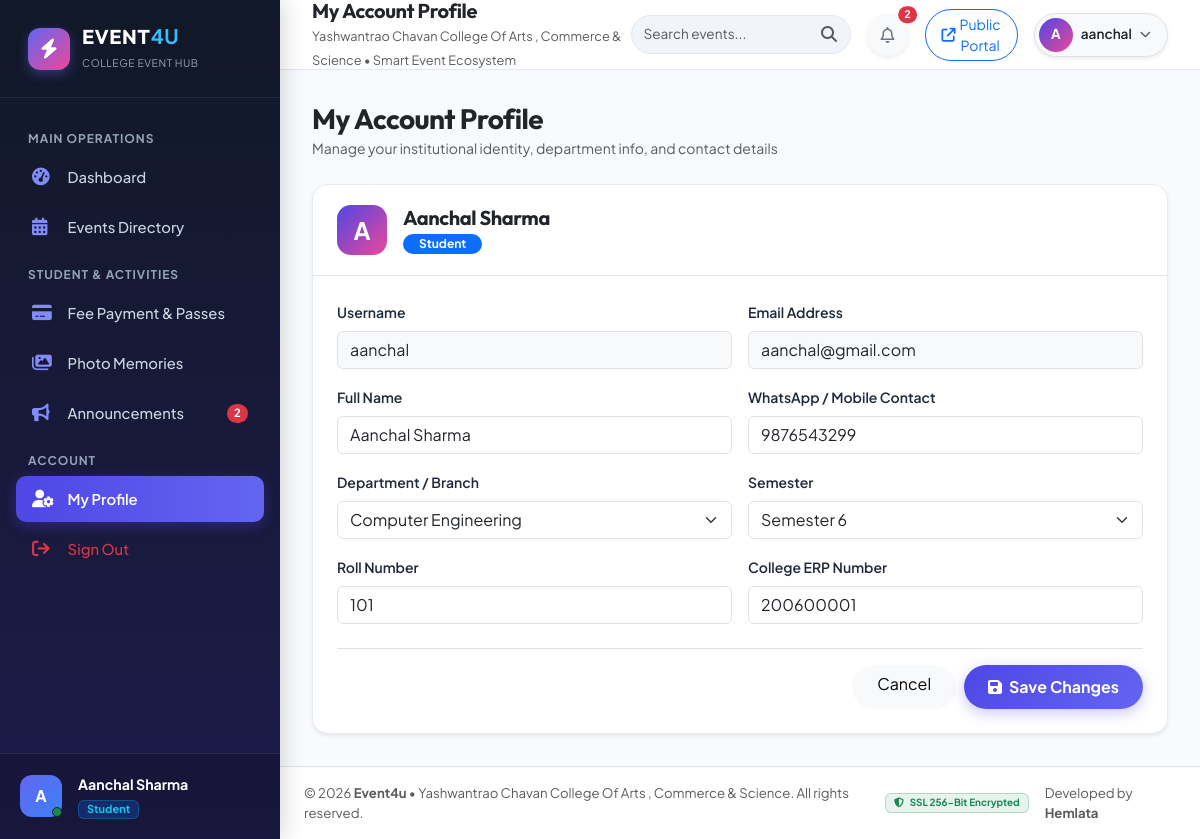
Screenshot of /profile/ (signed in) with the database file from the repository.
### event4u_app/models.py (models this page shows, shortened)
class UserProfile(models.Model):
    user = models.OneToOneField(User, on_delete=models.CASCADE, related_name='profile')
    role = models.CharField(max_length=30, choices=ROLES, default='STUDENT')
    fullName = models.CharField(max_length=100, blank=True, null=True)
    branch = models.CharField(max_length=50, choices=BRANCH, default='Computer')
    semester = models.CharField(max_length=10, choices=SEMESTER, default='1')
    rollNumber = models.PositiveIntegerField(null=True, blank=True)
    erp = models.PositiveBigIntegerField(null=True, blank=True)
    phone = models.CharField(max_length=15, blank=True, null=True)
    avatar = models.ImageField(upload_to='avatars', null=True, blank=True)
    createdAt = models.DateTimeField(auto_now_add=True)
    updatedAt = models.DateTimeField(auto_now=True)
    @property
    def display_name(self):
        if self.fullName:
            return self.fullName
        return self.user.get_full_name() or self.user.username

### event4u_app/views.py (the view)
# urls.py: path('profile/', views.profile, name='profile'),
@login_required(login_url='login')
def profile(request):
    user_profile, created = UserProfile.objects.get_or_create(
        user=request.user,
        defaults={
            'role': 'STUDENT',
            'fullName': request.user.get_full_name() or request.user.username,
            'branch': 'Computer',
            'semester': '6',
        }
    )
    if request.method == 'POST':
        form = UserProfileUpdateForm(request.POST, request.FILES, instance=user_profile)
        if form.is_valid():
            form.save()
            messages.success(request, "Your profile details have been updated successfully!")
            return redirect('profile')
    else:
        form = UserProfileUpdateForm(instance=user_profile)
    context = {
        'profile': user_profile,
        'form': form,
        'role_title': 'My Account Profile'
    }
    return render(request, 'event4u/profile.html', context)

### event4u_app/forms.py
class UserProfileUpdateForm(forms.ModelForm):
    class Meta:
        model = UserProfile
        fields = ['fullName', 'branch', 'semester', 'rollNumber', 'erp', 'phone', 'avatar']
        widgets = {
            'fullName': forms.TextInput(attrs={'class': 'form-control'}),
            'branch': forms.Select(attrs={'class': 'form-select'}),
            'semester': forms.Select(attrs={'class': 'form-select'}),
            'rollNumber': forms.NumberInput(attrs={'class': 'form-control'}),
            'erp': forms.NumberInput(attrs={'class': 'form-control'}),
            'phone': forms.TextInput(attrs={'class': 'form-control'}),
            'avatar': forms.FileInput(attrs={'class': 'form-control'}),
        }

### event4u_app/templates/event4u/profile.html (shortened to what this page needs)
{% extends 'base/base.html' %}
{% block content %}
<div class="container-fluid p-0" style="max-width: 900px;">
  <div class="d-flex justify-content-between align-items-center mb-4">
    <div>
      <h3 class="m-0 fw-bold brand-font text-dark">My Account Profile</h3>
      <small class="text-muted">Manage your institutional identity, department info, and contact details</small>
    </div>
  </div>
  <div class="card-modern shadow-sm">
    <div class="card-modern-header">
      <div class="d-flex align-items-center gap-3">
        <div style="width: 50px; height: 50px; border-radius: 14px; background: linear-gradient(135deg, #4f46e5, #ec4899); display: flex; align-items: center; justify-content: center; color: white; font-weight: bold; font-size: 1.5rem;">
          {{ user.username|make_list|first|upper }}
        </div>
        <div>
          <h5 class="m-0 fw-bold text-dark">{{ profile.display_name }}</h5>
          <span class="badge bg-primary rounded-pill px-3 py-1 mt-1">{{ user_role|title }}</span>
        </div>
      </div>
    </div>
    <div class="card-modern-body p-4">
      <form method="POST" action="{% url 'profile' %}" enctype="multipart/form-data">
        <div class="row g-3 mb-3">
          <div class="col-md-6">
            <label class="form-label small fw-semibold">Username</label>
            <input type="text" class="form-control bg-light" value="{{ user.username }}" readonly>
          </div>
          <div class="col-md-6">
            <label class="form-label small fw-semibold">Email Address</label>
            <input type="text" class="form-control bg-light" value="{{ user.email }}" readonly>
          </div>
        </div>
        <div class="row g-3 mb-3">
          <div class="col-md-6">
            <label class="form-label small fw-semibold">Full Name</label>
            {{ form.fullName }}
          </div>
          <div class="col-md-6">
            <label class="form-label small fw-semibold">WhatsApp / Mobile Contact</label>
            {{ form.phone }}
          </div>
        </div>
        <div class="row g-3 mb-3">
          <div class="col-md-6">
            <label class="form-label small fw-semibold">Department / Branch</label>
            {{ form.branch }}
          </div>
          <div class="col-md-6">
            <label class="form-label small fw-semibold">Semester</label>
            {{ form.semester }}
          </div>
        </div>
        <div class="row g-3 mb-4">
          <div class="col-md-6">
            <label class="form-label small fw-semibold">Roll Number</label>
            {{ form.rollNumber }}
          </div>
          <div class="col-md-6">
            <label class="form-label small fw-semibold">College ERP Number</label>
            {{ form.erp }}
          </div>
        </div>
        <div class="d-flex justify-content-end gap-2 pt-3 border-top">
          <a href="{% url 'dashboard' %}" class="btn btn-light rounded-pill px-4">Cancel</a>
          <button type="submit" class="btn btn-gradient rounded-pill px-4 fw-bold">
            <i class="fa-solid fa-floppy-disk me-1"></i> Save Changes
          </button>
        </div>
      </form>
    </div>
  </div>
</div>
{% endblock %}

### event4u_app/templates/base/sidebar.html (shortened to what this page needs)
{% load static %}
<aside class="app-sidebar">
  <a href="{% url 'home' %}" class="sidebar-brand">
    <div class="brand-badge">
      <i class="fa-solid fa-bolt"></i>
    </div>
    <div>
      <h4 class="m-0 fs-5 brand-font text-white" style="letter-spacing: 0.5px;">EVENT<span style="color: #38bdf8;">4U</span></h4>
      <small style="font-size: 0.65rem; color: #94a3b8; letter-spacing: 0.05em;" class="text-uppercase">College Event Hub</small>
    </div>
  </a>
  <div class="sidebar-menu">
    <div class="nav-category">Main Operations</div>
    <a href="{% url 'dashboard' %}" class="sidebar-link {% if request.resolver_match.url_name == 'dashboard' or 'dashboard' in request.resolver_match.url_name %}active{% endif %}">
      <i class="fa-solid fa-gauge-high"></i>
      <span>Dashboard</span>
    </a>
    <a href="{% url 'events' %}" class="sidebar-link {% if request.resolver_match.url_name == 'events' or request.resolver_match.url_name == 'event_data' %}active{% endif %}">
      <i class="fa-solid fa-calendar-days"></i>
      <span>Events Directory</span>
    </a>
    <div class="nav-category">Student & Activities</div>
    <a href="{% url 'payment' %}" class="sidebar-link {% if request.resolver_match.url_name == 'payment' %}active{% endif %}">
      <i class="fa-solid fa-credit-card"></i>
      <span>Fee Payment & Passes</span>
    </a>
    <a href="{% url 'memories' %}" class="sidebar-link {% if request.resolver_match.url_name == 'memories' %}active{% endif %}">
      <i class="fa-solid fa-images"></i>
      <span>Photo Memories</span>
    </a>
    <a href="{% url 'notification' %}" class="sidebar-link {% if request.resolver_match.url_name == 'notification' %}active{% endif %}">
      <i class="fa-solid fa-bullhorn"></i>
      <span>Announcements</span>
      {% if unread_notifications_count %}
      <span class="badge bg-danger rounded-pill ms-auto" style="font-size: 0.7rem;">{{ unread_notifications_count }}</span>
      {% endif %}
    </a>
    <div class="nav-category">Account</div>
    <a href="{% url 'profile' %}" class="sidebar-link {% if request.resolver_match.url_name == 'profile' %}active{% endif %}">
      <i class="fa-solid fa-user-gear"></i>
      <span>My Profile</span>
    </a>
    <a href="{% url 'logout' %}" class="sidebar-link text-danger">
      <i class="fa-solid fa-arrow-right-from-bracket text-danger"></i>
      <span>Sign Out</span>
    </a>
  </div>
  <div class="sidebar-user d-flex align-items-center gap-3">
    <div class="position-relative">
      <div style="width: 42px; height: 42px; border-radius: 12px; background: linear-gradient(135deg, #6366f1, #3b82f6); display: flex; align-items: center; justify-content: center; font-weight: 700; color: white;">
        {{ user.username|make_list|first|upper }}
      </div>
      <span class="position-absolute bottom-0 end-0 p-1 bg-success border border-dark rounded-circle"></span>
    </div>
    <div class="overflow-hidden">
      <div class="text-white fw-bold text-truncate" style="font-size: 0.885rem;">
        {% if user_profile %}{{ user_profile.display_name }}{% else %}{{ user.username }}{% endif %}
      </div>
      <span class="badge bg-primary bg-opacity-25 text-info border border-info border-opacity-25" style="font-size: 0.685rem; padding: 0.2rem 0.5rem;">
        {{ user_role|title }}
      </span>
    </div>
  </div>
</aside>

### event4u_app/templates/base/navbar.html (shortened to what this page needs)
<header class="app-topbar">
  <div class="d-flex align-items-center gap-3">
    <div>
      <h5 class="m-0 fw-bold brand-font text-dark">{{ role_title|default:"Control Center" }}</h5>
      <small class="text-muted d-none d-md-inline" style="font-size: 0.8rem;">
        Yashwantrao Chavan College Of Arts , Commerce & Science • Smart Event Ecosystem
      </small>
    </div>
  </div>
  <div class="d-flex align-items-center gap-3">
    <form class="d-none d-md-flex position-relative" action="{% url 'events' %}" method="GET">
      <input type="text" name="q" class="form-control rounded-pill pe-5 py-2" placeholder="Search events..." style="width: 220px; font-size: 0.85rem; background: #f1f5f9; border: 1px solid #e2e8f0;">
      <button type="submit" class="btn position-absolute end-0 top-0 text-muted" style="border: none; background: transparent; padding: 0.45rem 0.85rem;">
        <i class="fa-solid fa-magnifying-glass"></i>
      </button>
    </form>
    <div class="dropdown">
      <button class="btn btn-light rounded-circle shadow-sm position-relative" type="button" data-bs-toggle="dropdown" style="width: 42px; height: 42px;">
        <i class="fa-regular fa-bell text-secondary"></i>
        {% if unread_notifications_count %}
        <span class="position-absolute top-0 start-100 translate-middle badge rounded-pill bg-danger" style="font-size: 0.65rem;">
          {{ unread_notifications_count }}
        </span>
        {% endif %}
      </button>
    </div>
    <a href="{% url 'home' %}" target="_blank" class="btn btn-outline-primary rounded-pill btn-sm px-3 d-none d-sm-inline-flex align-items-center gap-1">
      <i class="fa-solid fa-arrow-up-right-from-square"></i>
      <span>Public Portal</span>
    </a>
    <div class="dropdown">
      <button class="btn btn-light rounded-pill p-1 pe-3 d-flex align-items-center gap-2 shadow-sm border" type="button" data-bs-toggle="dropdown">
        <div style="width: 34px; height: 34px; border-radius: 50%; background: linear-gradient(135deg, #4f46e5, #ec4899); display: flex; align-items: center; justify-content: center; color: white; font-weight: bold; font-size: 0.85rem;">
          {{ user.username|make_list|first|upper }}
        </div>
        <span class="d-none d-md-inline fw-semibold text-dark" style="font-size: 0.85rem;">{{ user.username }}</span>
        <i class="fa-solid fa-chevron-down text-muted" style="font-size: 0.7rem;"></i>
      </button>
    </div>
  </div>
</header>

### event4u_app/templates/base/base.html (style rules this page uses)
:root { --primary: #4f46e5; --primary-dark: #3730a3; --primary-light: #818cf8; --secondary: #0ea5e9; --accent: #ec4899; --dark-bg: #0f172a; --card-bg: #ffffff; --sidebar-bg: #1e1b4b; --text-main: #1e293b; --text-muted: #64748b; --border-color: #e2e8f0; --glow-shadow: 0 10px 25px -5px rgba(79, 70, 229, 0.2), 0 8px 10px -6px rgba(79, 70, 229, 0.2); }
* { box-sizing: border-box; font-family: 'Plus Jakarta Sans', sans-serif; }
body { background-color: #f8fafc; color: var(--text-main); overflow-x: hidden; min-height: 100vh; }
h1, h2, h3, h4, h5, h6, .brand-font { font-family: 'Outfit', sans-serif; font-weight: 700; letter-spacing: -0.02em; }
.app-sidebar { width: 280px; background: linear-gradient(180deg, #111827 0%, #1e1b4b 100%); color: #ffffff; position: fixed; top: 0; bottom: 0; left: 0; z-index: 1040; display: flex; flex-direction: column; box-shadow: 4px 0 20px rgba(0,0,0,0.15); transition: all 0.3s cubic-bezier(0.4, 0, 0.2, 1); }
.sidebar-brand { padding: 1.5rem 1.75rem; display: flex; align-items: center; gap: 0.75rem; border-bottom: 1px solid rgba(255,255,255,0.08); text-decoration: none; color: #ffffff; }
.sidebar-brand .brand-badge { background: linear-gradient(135deg, #6366f1 0%, #ec4899 100%); width: 42px; height: 42px; border-radius: 12px; display: flex; align-items: center; justify-content: center; font-size: 1.25rem; box-shadow: 0 4px 12px rgba(99, 102, 241, 0.4); }
.sidebar-menu { padding: 1.25rem 1rem; flex-grow: 1; overflow-y: auto; }
.nav-category { font-size: 0.75rem; text-transform: uppercase; letter-spacing: 0.08em; color: #94a3b8; padding: 0.75rem 0.75rem 0.35rem; font-weight: 700; }
.sidebar-link { display: flex; align-items: center; gap: 0.85rem; padding: 0.75rem 1rem; color: #cbd5e1; text-decoration: none; border-radius: 10px; font-weight: 500; font-size: 0.925rem; transition: all 0.2s ease; margin-bottom: 0.25rem; }
.sidebar-link i { width: 22px; font-size: 1.1rem; color: #818cf8; transition: all 0.2s ease; }
.sidebar-link.active { background: linear-gradient(90deg, #4f46e5 0%, #6366f1 100%); color: #ffffff; font-weight: 600; box-shadow: 0 4px 14px rgba(79, 70, 229, 0.35); }
.sidebar-link.active i { color: #ffffff; }
.sidebar-user { padding: 1.25rem; border-top: 1px solid rgba(255,255,255,0.08); background: rgba(0,0,0,0.2); }
.app-topbar { background: #ffffff; height: 70px; border-bottom: 1px solid var(--border-color); display: flex; align-items: center; justify-content: space-between; padding: 0 2rem; position: sticky; top: 0; z-index: 1020; }
.card-modern { background: #ffffff; border-radius: 16px; border: 1px solid rgba(226, 232, 240, 0.8); box-shadow: 0 4px 20px -2px rgba(0, 0, 0, 0.04); transition: transform 0.2s ease, box-shadow 0.2s ease; overflow: hidden; }
.card-modern-header { padding: 1.25rem 1.5rem; border-bottom: 1px solid var(--border-color); display: flex; align-items: center; justify-content: space-between; background: #ffffff; }
.card-modern-body { padding: 1.5rem; }
.btn-gradient { background: linear-gradient(135deg, #4f46e5 0%, #6366f1 100%); color: #ffffff; border: none; font-weight: 600; border-radius: 10px; padding: 0.65rem 1.35rem; box-shadow: 0 4px 14px rgba(79, 70, 229, 0.3); transition: all 0.2s ease; }

### rows the page displays
UserProfile: display_name "Aanchal Sharma", role "Student", fullName "Aanchal Sharma", phone "9876543299", branch "Computer Engineering", semester "Semester 6", rollNumber "101", erp "200600001"

### other values shown
{{ unread_notifications_count }} "2"
{{ user.username|make_list|first|upper }} "A"
{{ user.username }} "aanchal"
